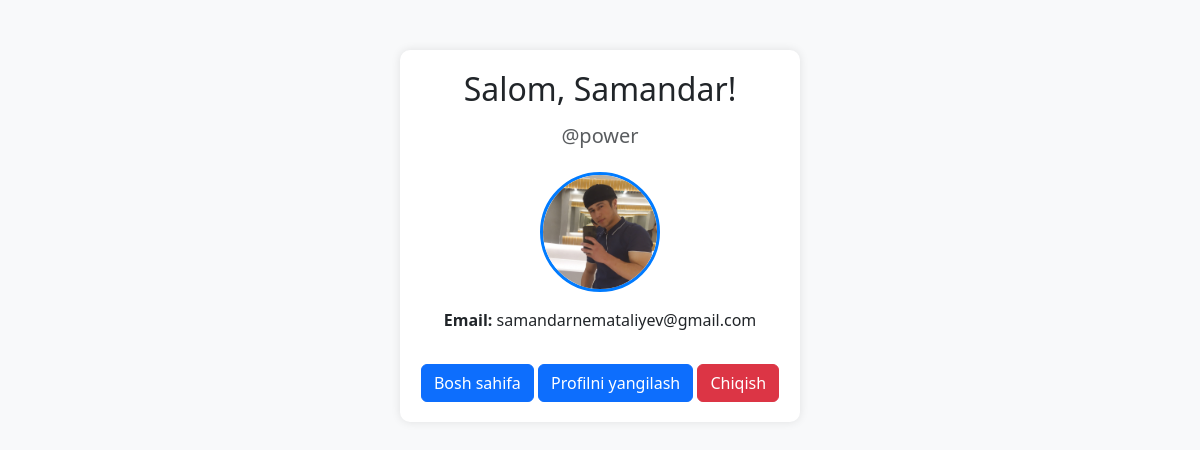
The app's page /user/dashboard/ (signed in) with its own data.
### user/models.py (models this page shows, shortened)
class UserImage(models.Model):
    user = models.OneToOneField(User, on_delete=models.CASCADE)
    image = models.ImageField(upload_to='users_images/', blank=True, null=True)

### user/views.py (the view)
# urls.py: path('dashboard/', Dashboard.as_view(), name='dashboard'),
class Dashboard(LoginRequiredMixin, View):
    template_name = 'dashboard.html'
    login_url = 'login/'
    def get(self, request):
        profile = UserImage.objects.filter(user=request.user).first()
        return render(request, 'dashboard.html', {'profile': profile})

### templates/dashboard.html (shortened to what this page needs)
{% load static %}
<!DOCTYPE html>
<html lang="en">
<head>
    <link rel="stylesheet" href="https://cdn.jsdelivr.net/npm/bootstrap@5.3.0/dist/css/bootstrap.min.css">
</head>
<body>
    <div class="container">
        <div class="profile-card">
            <h2 class="mb-3">Salom, {{ profile.user.first_name }}!</h2>
            <h5 class="text-muted">@{{ profile.user.username }}</h5>
            {% if profile.image %}
            <a href="{% url 'update-image' %}"><img src="{{ profile.image.url }}" alt="User Image" class="profile-image mt-3"></a>
            {% else %}
            <a href="{% url 'update-image' %}"><img src="{% static 'default-profile.png' %}" alt="Default User Image" class="profile-image mt-3"></a>
            {% endif %}
            <p class="mt-3"><strong>Email:</strong> {{ profile.user.email }}</p>
            <a href="{% url 'index' %}" class="btn btn-primary mt-3">Bosh sahifa</a>
            <a href="{% url 'update-user' %}" class="btn btn-primary mt-3">Profilni yangilash</a>
            <a href="{% url 'logout' %}" class="btn btn-danger mt-3">Chiqish</a>
        </div>
    </div>
</body>
</html>

### templates/dashboard.html (style rules this page uses)
body { background-color: #f8f9fa; }
.profile-card { max-width: 400px; margin: 50px auto; background: #fff; padding: 20px; border-radius: 10px; box-shadow: 0 0 10px rgba(0, 0, 0, 0.1); text-align: center; }
.profile-image { width: 120px; height: 120px; border-radius: 50%; object-fit: cover; border: 3px solid #007bff; }

### records on screen
UserImage: user.first_name "Samandar", user.username "power", image (picture), user.email "samandarnemataliyev@gmail.com"
